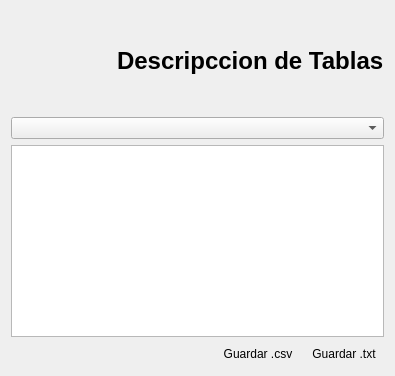
         <widget class="QWidget" name="tab_6">
          <attribute name="icon">
           <iconset resource="iconos.qrc">
            <normaloff>:/new/prefix1/iconos/informacion.png</normaloff>:/new/prefix1/iconos/informacion.png</iconset>
          </attribute>
          <attribute name="title">
           <string>Descripccion</string>
          </attribute>
          <layout class="QGridLayout" name="gridLayout_20">
           <item row="0" column="0">
            <layout class="QVBoxLayout" name="verticalLayout_28">
             <item>
              <layout class="QHBoxLayout" name="horizontalLayout_43">
               <item>
                <widget class="QLabel" name="label_36">
                 <property name="minimumSize">
                  <size>
                   <width>100</width>
                   <height>100</height>
                  </size>
                 </property>
                 <property name="maximumSize">
                  <size>
                   <width>100</width>
                   <height>100</height>
                  </size>
                 </property>
                 <property name="styleSheet">
                  <string notr="true">border-image: url(:/new/prefix1/iconos/informacion.png);</string>
                 </property>
                 <property name="text">
                  <string/>
                 </property>
                </widget>
               </item>
               <item>
                <widget class="QLabel" name="label_37">
                 <property name="font">
                  <font>
                   <pointsize>18</pointsize>
                   <bold>true</bold>
                  </font>
                 </property>
                 <property name="text">
                  <string>Descripccion de Tablas</string>
                 </property>
                </widget>
               </item>
              </layout>
             </item>
             <item>
              <widget class="QComboBox" name="tablasInformacion"/>
             </item>
             <item>
              <widget class="QTableView" name="viewDescripccion"/>
             </item>
             <item>
              <layout class="QHBoxLayout" name="horizontalLayout_44">
               <item>
                <spacer name="horizontalSpacer_17">
                 <property name="orientation">
                  <enum>Qt::Horizontal</enum>
                 </property>
                 <property name="sizeHint" stdset="0">
                  <size>
                   <width>40</width>
                   <height>20</height>
                  </size>
                 </property>
                </spacer>
               </item>
               <item>
                <widget class="QPushButton" name="guardarCsvDescripccion">
                 <property name="text">
                  <string>Guardar .csv</string>
                 </property>
                 <property name="icon">
                  <iconset resource="iconos.qrc">
                   <normaloff>:/new/prefix1/iconos/csv.png</normaloff>:/new/prefix1/iconos/csv.png</iconset>
                 </property>
                 <property name="flat">
                  <bool>true</bool>
                 </property>
                </widget>
               </item>
               <item>
                <widget class="QPushButton" name="guardarTxtDescripccion">
                 <property name="text">
                  <string>Guardar .txt</string>
                 </property>
                 <property name="icon">
                  <iconset resource="iconos.qrc">
                   <normaloff>:/new/prefix1/iconos/archivo-txt.png</normaloff>:/new/prefix1/iconos/archivo-txt.png</iconset>
                 </property>
                 <property name="flat">
                  <bool>true</bool>
                 </property>
                </widget>
               </item>
              </layout>
             </item>
            </layout>
           </item>
          </layout>
         </widget>
